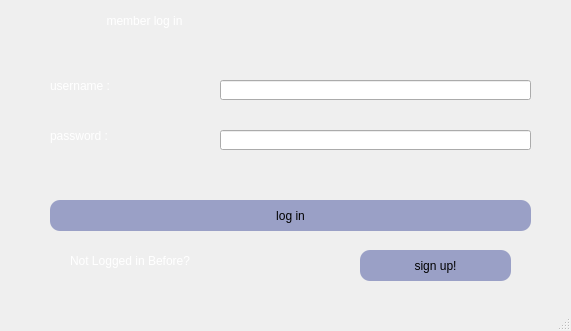
<?xml version="1.0" encoding="UTF-8"?>
<ui version="4.0">
 <class>LoginWindow</class>
 <widget class="QMainWindow" name="LoginWindow">
  <property name="geometry">
   <rect>
    <x>0</x>
    <y>0</y>
    <width>571</width>
    <height>331</height>
   </rect>
  </property>
  <property name="windowTitle">
   <string>MainWindow</string>
  </property>
  <property name="styleSheet">
   <string notr="true">background-color: #0a0e1a;

QLabel
{
   font: 17pt &quot;Cooper Black&quot;;
   color : rgb(255, 255, 255);
}

QPushButton
{
font: 11pt &quot;Calibri Light&quot;;
background-color : #9aa0c6;
color : rgb(0, 0, 0);
padding : 5px;
border-radius : 10px;
}
QPushButton:hover
{
color : rgb(0, 0, 0);
background-color:rgb(255,255,255);

}

QLineEdit
{
	font: 19pt &quot;MV Boli&quot;;
}
Lable
{
   font: 40pt &quot;Viner Hand ITC&quot;;
}
</string>
  </property>
  <widget class="QWidget" name="centralwidget">
   <widget class="QLabel" name="invalidlable">
    <property name="geometry">
     <rect>
      <x>320</x>
      <y>170</y>
      <width>211</width>
      <height>16</height>
     </rect>
    </property>
    <property name="styleSheet">
     <string notr="true">
font: 17pt &quot;Cooper Black&quot;;
color : rgb(255, 255, 255);</string>
    </property>
    <property name="text">
     <string/>
    </property>
   </widget>
   <widget class="QLabel" name="label_2">
    <property name="geometry">
     <rect>
      <x>10</x>
      <y>0</y>
      <width>551</width>
      <height>41</height>
     </rect>
    </property>
    <property name="styleSheet">
     <string notr="true">
font: 17pt &quot;Cooper Black&quot;;
color : rgb(255, 255, 255);</string>
    </property>
    <property name="text">
     <string>                             member log in</string>
    </property>
   </widget>
   <widget class="QLabel" name="label_3">
    <property name="geometry">
     <rect>
      <x>70</x>
      <y>250</y>
      <width>261</width>
      <height>21</height>
     </rect>
    </property>
    <property name="styleSheet">
     <string notr="true">
font: 17pt &quot;Cooper Black&quot;;
color : rgb(255, 255, 255);</string>
    </property>
    <property name="text">
     <string>Not Logged in Before?</string>
    </property>
   </widget>
   <widget class="QLabel" name="label_4">
    <property name="geometry">
     <rect>
      <x>50</x>
      <y>70</y>
      <width>141</width>
      <height>31</height>
     </rect>
    </property>
    <property name="styleSheet">
     <string notr="true">
font: 17pt &quot;Cooper Black&quot;;
color : rgb(255, 255, 255);</string>
    </property>
    <property name="text">
     <string>username :</string>
    </property>
   </widget>
   <widget class="QLabel" name="label_5">
    <property name="geometry">
     <rect>
      <x>50</x>
      <y>120</y>
      <width>141</width>
      <height>31</height>
     </rect>
    </property>
    <property name="styleSheet">
     <string notr="true">
font: 17pt &quot;Cooper Black&quot;;
color : rgb(255, 255, 255);</string>
    </property>
    <property name="text">
     <string>password :</string>
    </property>
   </widget>
   <widget class="QPushButton" name="loginButton">
    <property name="geometry">
     <rect>
      <x>50</x>
      <y>200</y>
      <width>481</width>
      <height>31</height>
     </rect>
    </property>
    <property name="styleSheet">
     <string notr="true">QPushButton
{
font: 11pt &quot;Calibri Light&quot;;
background-color : #9aa0c6;
color : rgb(0, 0, 0);
padding : 5px;
border-radius : 10px;
}
QPushButton:hover
{
color : rgb(0, 0, 0);
background-color:rgb(255,255,255);

}
</string>
    </property>
    <property name="text">
     <string>log in</string>
    </property>
   </widget>
   <widget class="QPushButton" name="sighnuoButton">
    <property name="geometry">
     <rect>
      <x>360</x>
      <y>250</y>
      <width>151</width>
      <height>31</height>
     </rect>
    </property>
    <property name="styleSheet">
     <string notr="true">QPushButton
{
font: 11pt &quot;Calibri Light&quot;;
background-color : #9aa0c6;
color : rgb(0, 0, 0);
padding : 5px;
border-radius : 10px;
}
QPushButton:hover
{
color : rgb(0, 0, 0);
background-color:rgb(255,255,255);

}
</string>
    </property>
    <property name="text">
     <string>sign up!</string>
    </property>
   </widget>
   <widget class="QLineEdit" name="usernametb">
    <property name="geometry">
     <rect>
      <x>220</x>
      <y>80</y>
      <width>311</width>
      <height>20</height>
     </rect>
    </property>
   </widget>
   <widget class="QLineEdit" name="passwordtb">
    <property name="geometry">
     <rect>
      <x>220</x>
      <y>130</y>
      <width>311</width>
      <height>20</height>
     </rect>
    </property>
   </widget>
  </widget>
  <widget class="QMenuBar" name="menubar">
   <property name="geometry">
    <rect>
     <x>0</x>
     <y>0</y>
     <width>571</width>
     <height>21</height>
    </rect>
   </property>
  </widget>
  <widget class="QStatusBar" name="statusbar"/>
 </widget>
 <resources/>
 <connections/>
</ui>
